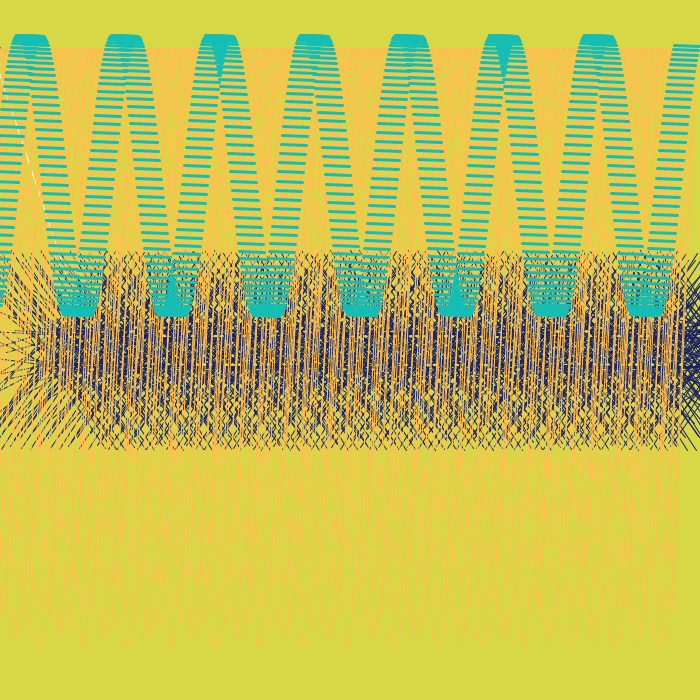
Frame 1 (no input)
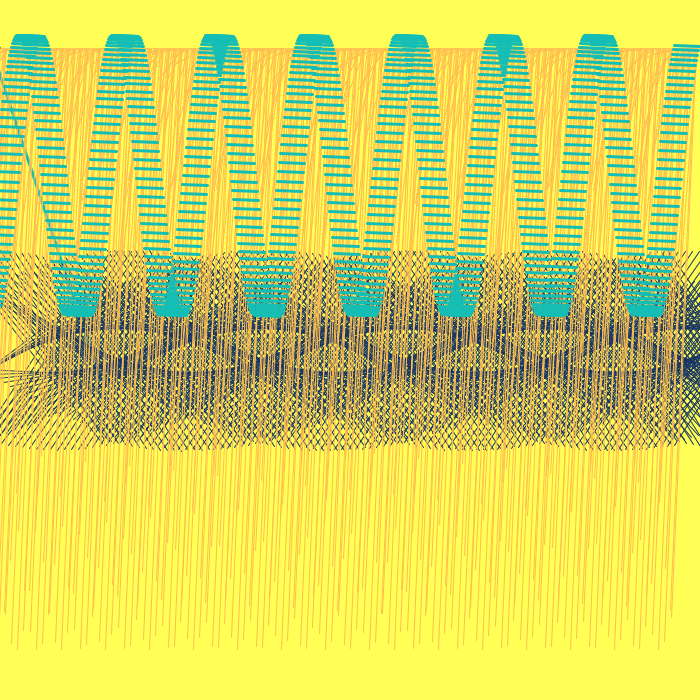
Frame 60 (the mouse pressed at the canvas centre just before this capture)
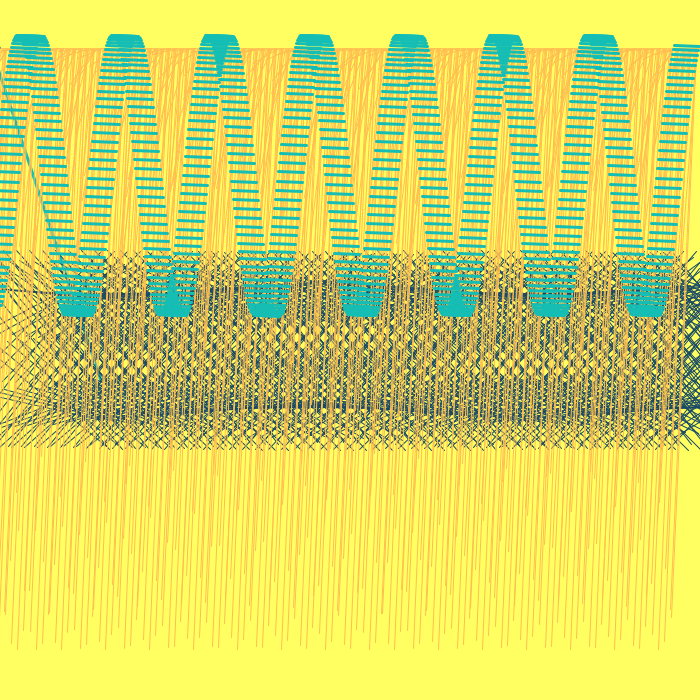
Frame 120 (the mouse held since frame 60 and released just before this capture)

The Processing sketch that drew these frames (run headless with seeded random() and noise(); from frame 60 on, the mouse is pressed at the canvas centre):

// Processing sketch: processing_164897
// ── processing_164897.pde

void setup() {
  size(700,700);
  stroke(255);
}

void draw() {
  
  float s = map(second(), 0, 60, 0, 100);
  float m = map(minute(), 0, 60, 0, 100);
  float h = map(hour(), 0, 24, 0, 100);
  background(s*10, 10*s, 50+s);
  float old_y = 0;
for (int x=0; x<width; x++) {
  float y = cos(x*s + 5) * 100 + height/2;
  line(x+100, y+1, (x-25), old_y);
  old_y = y;
  stroke(23, s*1.5, 100);
  strokeWeight(1);
  
}
float mr_f = 0;
for (int x=0; x<width; x++) {
  float f = cos(x + 5*m) * 300 + height/2;
  line(x, m, (x-25), mr_f);
  mr_f = f;
  stroke(255, 190, 80);
  strokeWeight(1);
}

float mr_m2 = 0;
for (int x=0; x<width; x++) {
  float m2 = cos(x*h + 5*h) * 140 + height/4;
  line(x, m2+1, (x-25), m2);
  mr_f = m2;
  stroke(20, 190, 180);
  strokeWeight(3);
}

}
